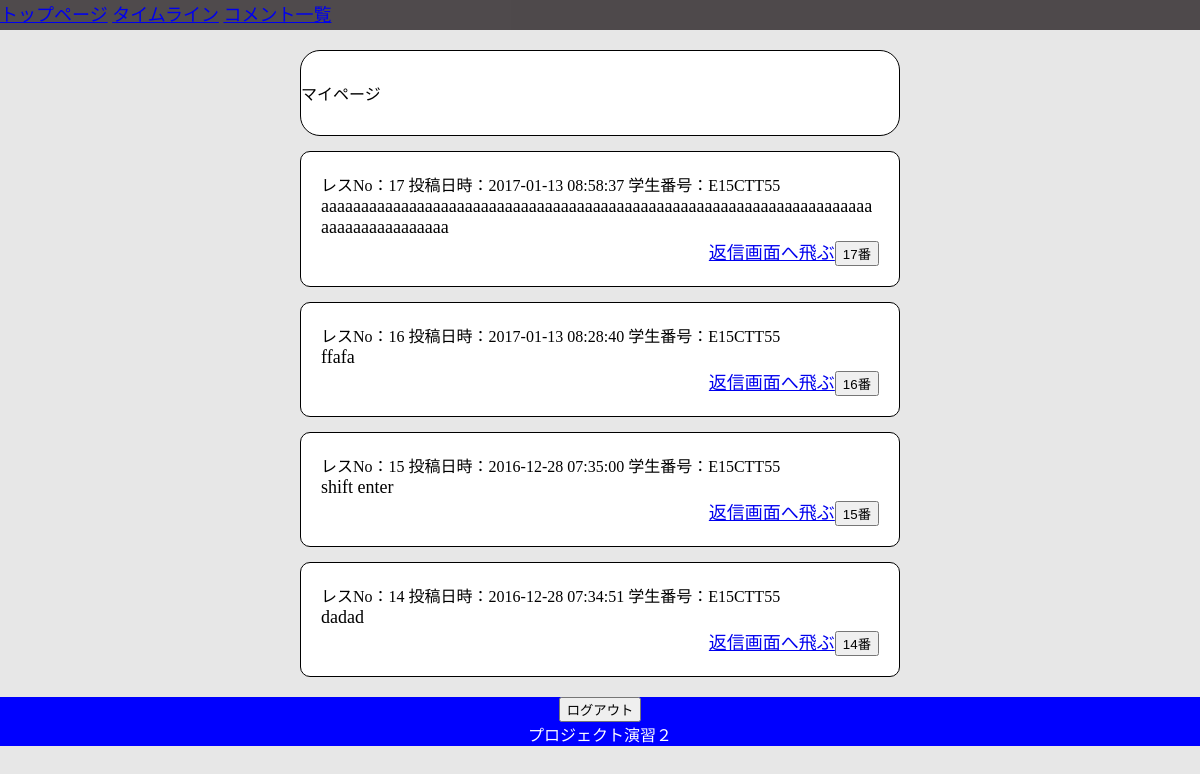
Screenshot of /MyPage.php (signed in) with the database file from the repository.
### tables this page shows
CREATE TABLE textcontent (content_id INTEGER PRIMARY KEY,contentData VARCHAR,date VARCHAR,personalData VARCHAR);

### tool.php (called while the page is built, shortened)
<?php
function DBconnect(){
  try{
    $dsn = __DIR__;
    $dsn = preg_replace('/\\\/u','/',$dsn);
    $dsn .= '/test.sqlite3';
    $connect = new PDO("sqlite:".$dsn);
    $connect->setAttribute(PDO::ATTR_DEFAULT_FETCH_MODE, PDO::FETCH_ASSOC);
    }catch(Exception $e){
      echo "通信エラーが発生しました<br>";
      return null;
    }
	return $connect;
}
function searchTextContent(){
	$conn = DBconnect();
  try{
	$data = $conn->query("SELECT content_id,contentData,date,personalData FROM textcontent ORDER BY content_id DESC");
}catch(Exception $e){
}
	return $data;
}
?>

### MyPage.php (the view, shortened to what this page needs)
<?php
require "tool.php";
?>
<!DOCTYPE html>
<html>
<head>
    <link rel="stylesheet" href="./CSS/board.css">
</head>
<body>
<header>
  <nav id="navFlex">
    <a href="#">トップページ</a>
    <a href="#">タイムライン</a>
    <a href="#">コメント一覧</a>
  </nav>
</header>
<div class="wrapper">
  <div class="timeLineWrapper">
    <div class="typeText">
      マイページ
    </div>
    <?php
    $date = searchTextContent();
    foreach ($date as $r) {
      echo '<div class="content">';
        echo '<div class="accountInfo">';
          echo  'レスNo：'.$r["content_id"].' 投稿日時：'.$r["date"].' 学生番号：'.$r["personalData"].'<br />';
        echo '</div>';
        echo '<div class="textContent">';
          echo $r["contentData"].'<br />';
        echo '</div>';
        echo '<div class="goReplyPage">';
          echo '<a href="replyBoard.php?content_id='.$r["content_id"].'">返信画面へ飛ぶ</a>';
          echo '<input type="button" class="replyDisplay'.$r["content_id"].'" name="'.$r["content_id"].'" onclick="clicku('.$r["content_id"].')" value="'.$r["content_id"].'番">';
        echo '</div>';
      echo '</div>';
    }
    ?>
  </div>
</div>
<footer>
  <form action="#" method="post">
    <input type="submit" value="ログアウト" />
  </form>
  プロジェクト演習２
</footer>
</body>
</html>

### CSS/board.css (style rules this page uses)
body { margin-left: auto; margin-right: auto; background-color: rgb(231, 231, 231); }
header { height: 30px; background-color: rgba(52, 46, 49, 0.85); color: white; font-size: 18px; position: fixed; width: 100%; top:0px; }
.timeLineWrapper { width: 50%; margin-top: 10px; margin-left: auto; margin-right: auto; }
.typeText { margin-top: 50px; background-color: white; border-radius: 20px; border: 1px solid black; padding-top: 30px; padding-bottom: 30px; }
.content { padding: 20px; margin-top: 15px; background-color: white; border-radius: 10px; border: 1px solid black; font-size: 18px; }
.textContent:before { content: "\A" ; }
.goReplyPage:before { content: "\A" ; }
.accountInfo { font-size: 16px; }
.textContent { word-wrap:break-word; word-break: break-word; }
.goReplyPage { text-align: right; }
footer { margin-top: 20px; background-color: blue; text-align: center; bottom: 0px; color: white; }

### rows the page displays
textcontent: content_id "17", date "2017-01-13 08:58:37", personalData "E15CTT55", contentData "aaaaaaaaaaaaaaaaaaaaaaaaaaaaaaaaaaaaaaaaaaaaaaaaaaaaaaaaaaaaaaaaaaaaaaaaaaaaaaaaaaaaa", content_id "17番"
textcontent: content_id "16", date "2017-01-13 08:28:40", personalData "E15CTT55", contentData "ffafa", content_id "16番"
textcontent: content_id "15", date "2016-12-28 07:35:00", personalData "E15CTT55", contentData "shift enter", content_id "15番"
textcontent: content_id "14", date "2016-12-28 07:34:51", personalData "E15CTT55", contentData "dadad", content_id "14番"
